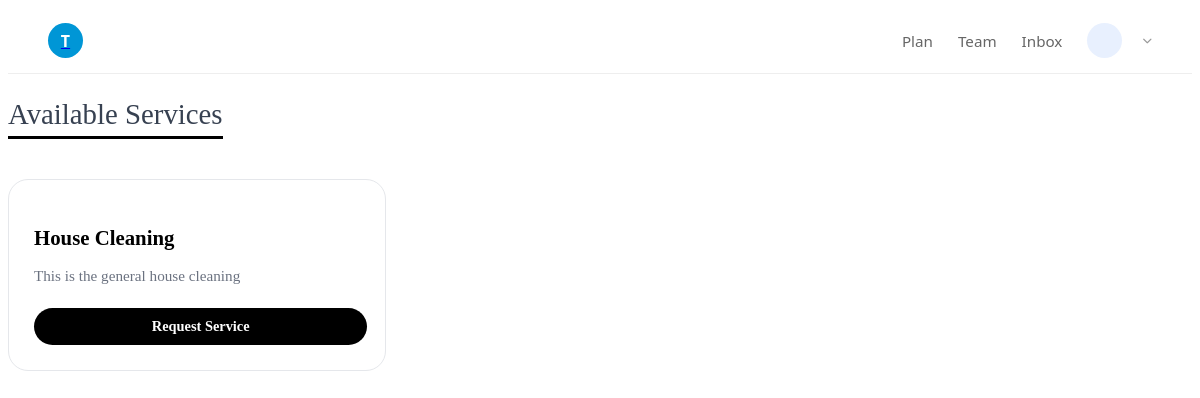
/search/ (signed in), run on the app's committed database.
### Match/models.py (models this page shows, shortened)
class Service(models.Model):
    provider = models.ForeignKey(
        ServiceProvider,
        on_delete=models.CASCADE,
        related_name='services'
    )
    category = models.ForeignKey(ServiceCategory, on_delete=models.CASCADE)
    title = models.CharField(max_length=150)
    description = models.TextField()
    min_price = models.DecimalField(max_digits=10, decimal_places=2)
    max_price = models.DecimalField(max_digits=10, decimal_places=2)
    is_active = models.BooleanField(default=True)
    created_at = models.DateTimeField(auto_now_add=True)

### Match/views.py (the view)
# urls.py: path('search/', views.search_services, name='search_services'),
def search_services(request):
    query = request.GET.get('q')
    if not request.user.is_authenticated:
        return redirect('login')
    services = Service.objects.all()
    if query:
        services = services.filter(title__icontains=query)
    return render(request, 'Match/service_results.html', {
        'services': services,
        'query': query,
    })

### Match/templates/Match/service_results.html (shortened to what this page needs)
{% extends 'Match/user_base.html' %}
{% block content %}
<div class="container my-5">
    <h2 class="services-header">Available Services</h2>
    {% if services %}
        <div class="services-grid">
            {% for service in services %}
                <div class="service-card shadow-sm">
                    <div>
                        <h3>{{ service.title }}</h3>
                        <p>{{ service.description }}</p>
                    </div>
                    <div class="mt-auto">
                        <a href="{% url 'create_request' service.id %}" class="btn-request">
                            Request Service
                        </a>
                    </div>
                </div>
            {% endfor %}
        </div>
    {% else %}
        <div class="no-services">
            <p class="mb-0">No services found in your area. Please check back later.</p>
        </div>
    {% endif %}
</div>
{% endblock %}

### Match/templates/Match/service_results.html (style rules this page uses)
:root { --text-main: #374151; --text-muted: #6b7280; --border-color: #e5e7eb; }
.services-header { font-size: 1.8rem; font-weight: 500; color: var(--text-main); border-bottom: 3px solid #000; display: inline-block; padding-bottom: 5px; margin-bottom: 40px; }
.services-grid { display: grid; grid-template-columns: repeat(auto-fill, minmax(300px, 1fr)); gap: 25px; }
.service-card { background: #fff; border: 1px solid var(--border-color); border-radius: 20px; padding: 25px; transition: transform 0.2s ease, box-shadow 0.2s ease; display: flex; flex-direction: column; justify-content: space-between; }
.service-card h3 { font-size: 1.3rem; font-weight: 700; color: #000; margin-bottom: 12px; }
.service-card p { color: var(--text-muted); font-size: 0.95rem; line-height: 1.5; margin-bottom: 20px; display: -webkit-box; -webkit-line-clamp: 3; -webkit-box-orient: vertical; overflow: hidden; }
.btn-request { background-color: #000; color: #fff; border: none; border-radius: 50px; padding: 10px 20px; font-weight: 600; font-size: 0.9rem; width: 90%; transition: background-color 0.2s; text-align: center; text-decoration: none; display: inline-block; }

### data on the page
Service: title "House Cleaning", description "This is the general house cleaning"
